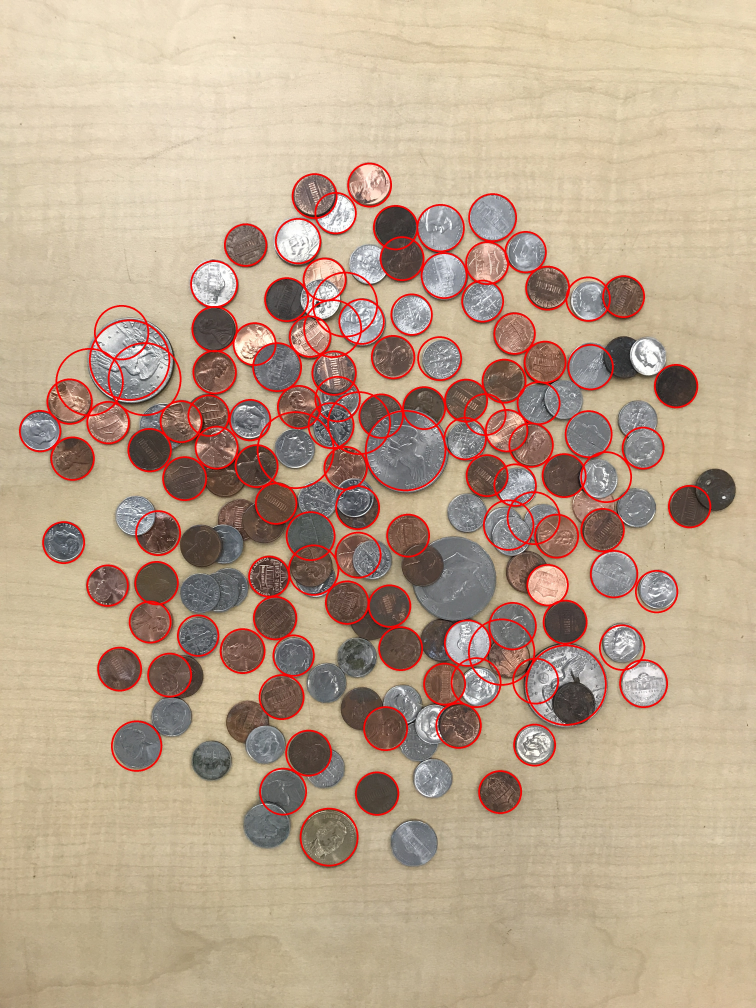
//> input picture l071/imageCircles.jpg, 3024 x 4032 px (shown at 1/4 size)
$ ./l071 imageCircles.jpg   (built with g++ and OpenCV 4)
//> lines starting //> are read from the running program, lines starting //| are printed output that depends on the picture; after the words box and inside, x2 and y2 are one past the last pixel; in counts of white or black regions, pixels touching at a corner belong together
#include <iostream>
#include <opencv2/opencv.hpp>
#include <opencv2/highgui/highgui.hpp>
#include <fstream>

using namespace std;

using namespace cv;

int main(int argc, char** argv )
{

    /*
    //next 2 lines would be to create a window and display in the window the image
    //you can uncomment them if you install openCV on your computer
    namedWindow("Display Image", WINDOW_AUTOSIZE );
    imshow("Display Image", image);
    */
    //cout << "Let's create a copy now..." << endl;

    //now lets create the grayscale image
    int types;
    int distaway, highthres, TC;
    int min_rad, max_rad;

    string grey, fin; //part one

    string FCi, FCo, FR;

    FCi = "imageCircles.jpg"; //red circles
    FCo = "imageCoins.jpg";
    min_rad = 80;
    max_rad = 130;

    TC = 23;
    types = 1;

    distaway = 140;

    highthres = 150;

    grey = "imageg.jpg";

    //string filename = "coins_easy.jpg";

    fin = "imagef.jpg";

    // -f1 myimage1.ppm -f2 myimage2.ppm -ff myimagef.ppm -TC 300 -fv myimagev.ppm -fcc myimageCC.ppm

    for (int i = 0; i < argc; ++i) {
        if (strcmp(argv[i], "-minr") == 0) {

            min_rad= stoi(argv[i + 1]);

            cout << min_rad << " ";

        }

        if (strcmp(argv[i], "-maxr") == 0) {

            max_rad = stoi(argv[i + 1]);

            cout << max_rad << " ";

        }

        if (strcmp(argv[i], "-type") == 0) {

            types = stoi(argv[i + 1]);

            cout << types<< " ";

        }

        if (strcmp(argv[i], "-fci") == 0) {

            FCi = argv[i + 1];

            cout << FCi<<  " ";

        }
        if (strcmp(argv[i], "-fco") == 0) {

            FCo = argv[i + 1];

            cout << FCo << " ";

        }

        // [7 lines of commented-out code are left out]

        if (strcmp(argv[i], "-TC") == 0) {

            TC = stoi(argv[i + 1]);

            cout << TC<< " ";

        }

        if (strcmp(argv[i], "-lt") == 0) {

            distaway = stoi(argv[i + 1]);

            cout << distaway << " ";

        }

        if (strcmp(argv[i], "-fg") == 0) {

            grey = argv[i + 1];

            cout << grey<< " ";

        }

        if (strcmp(argv[i], "-ht") == 0) {

            highthres = stoi(argv[i + 1]);

            cout << highthres << " ";

        }

        if (strcmp(argv[i], "-ff") == 0) {

            fin = argv[i + 1];

            cout << fin << " ";

        }
    }
    Mat image;
    image = imread( argv[1], 1 ); //or filename
//> image is the input picture: 4032 rows x 3024 cols, CV_8UC3; mean B, G, R 140.2, 163, 186.9
    int width = image.cols;
    int height = image.rows;
    imwrite("./copy.jpg", image);
    // Output the size of the image
    cout << "Width: " << width << " pixels" << endl;
//| Width: 3024 pixels
    cout << "Height: " << height << " pixels" << endl;
//| Height: 4032 pixels
    if ( !image.data )
    {
        printf("No image data \n");
        return -1;
    }
    Mat gray;
    //cout << "Let's create a grayscale now..." << endl;
    gray = imread( argv[1], IMREAD_GRAYSCALE );
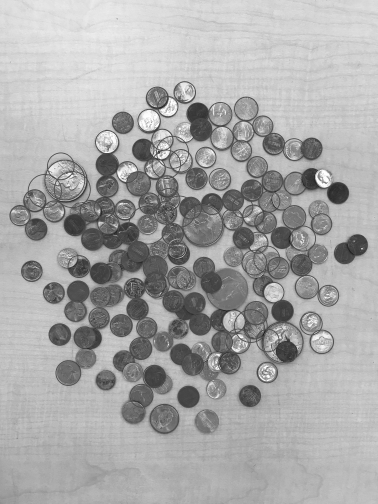
//> gray: 4032 rows x 3024 cols, CV_8UC1 (shown at 1/8 size); min 0, max 255, mean 167.6
    imwrite(grey, gray);

    vector<Vec3f> circles;
    cout << "distance each center is away and ht: " << distaway << " "<< highthres << endl;
    cout << "min and max: " << min_rad << " " << max_rad << endl;
    cout << "TC: " << TC << endl;
    GaussianBlur(gray, gray, Size(5, 5), 2, 2);
    Mat edges;
    Canny(gray, edges, highthres/2, highthres);
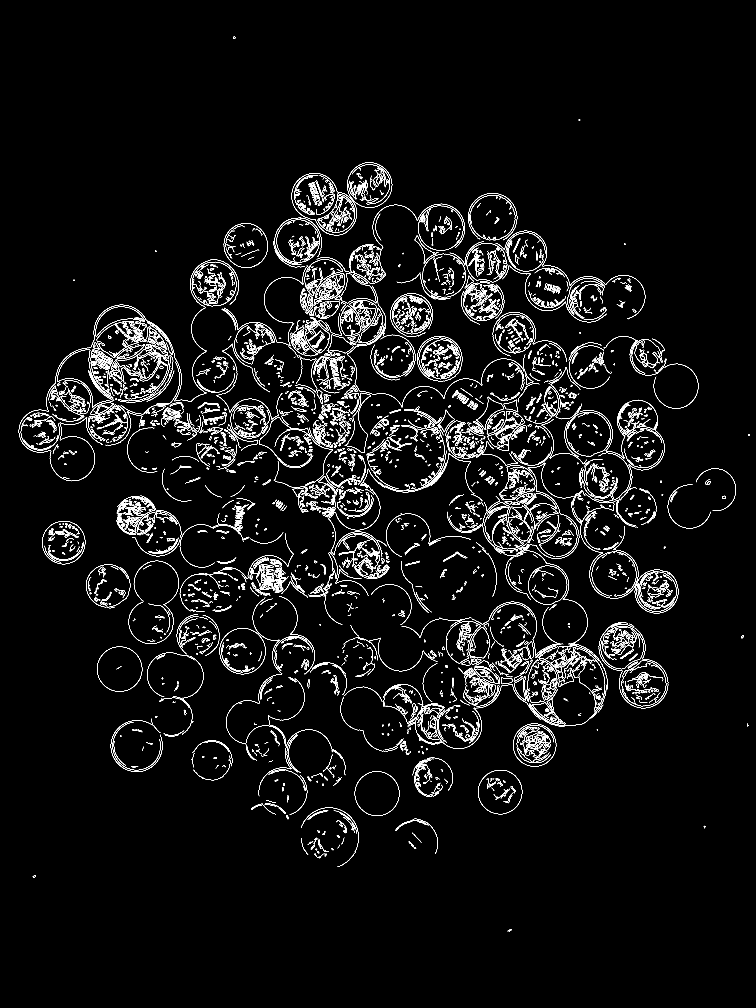
//> edges: 4032 rows x 3024 cols, CV_8UC1 (shown at 1/4 size); 2.3% white in thin lines or dots, all inside (x1, y1, x2, y2) = (75, 146, 2999, 3728)
    imwrite(fin, edges);
    HoughCircles(gray, circles, HOUGH_GRADIENT, 1, distaway, highthres, TC, min_rad, max_rad);
//> circles = 120 circles (x, y, radius), first 12: [485.5, 1330.5, 110.7], [970.5, 2604.5, 91.4], [478.5, 2676.5, 89.4], [357.5, 1528.5, 129.4], [855.5, 1135.5, 88.4], [1508.5, 3173.5, 88.7], [2015.5, 1524.5, 89.3], [1999.5, 3167.5, 87.9], [2573.5, 2733.5, 98], [2189.5, 1152.5, 89.7], [1870.5, 2572.5, 87.3], [1762.5, 911.5, 89.4]
    //cout << "the circle image is ready..." << endl;
;

//(x, y,r)
//highest is the most common radius ie penny
    int index = 0;
    int highest = 0;
    for (unsigned int a = 0; a < circles.size(); a++)
    {
        int count = 1;
        int Position = circles[a][2];
       //int radius = cvRound(circles[a][2]);
        for (unsigned int b = a + 1; b < circles.size(); b++)
        {
            if (circles[b][2] == Position)
            {
                count++;
            }
        }
        if (count >= index)
        {
            index = count;
            highest = Position;
        }
       // cout << circles[a][2] << endl;
    }
//> this loop made 120 passes
//> (Position, count, index, highest) on passes 1, 2, 3, 7, 10, 12, 16, 22: (110, 1, 1, 110), (91, 1, 1, 91), (89, 4, 4, 89), (89, 4, 4, 89), (89, 4, 4, 89), (89, 4, 4, 89), (89, 4, 4, 89), (89, 4, 4, 89)
//> after the loop, index = 4; highest = 89
    cout << "mode: " << highest << " "<< index << endl; //penny's radius
//| mode: 89 4
    for(int i = 0; i<circles.size(); i++){
        Point center(cvRound(circles[i][0]), cvRound(circles[i][1]));
        double radius = circles[i][2];
        circle(image, center, cvRound(radius), Scalar(0, 0, 255), 5);
    }
//> this loop made 120 passes
//> (center, radius) on passes 1 to 8: (Point(486, 1330), 110.7), (Point(970, 2604), 91.4), (Point(478, 2676), 89.4), (Point(358, 1528), 129.4), (Point(856, 1136), 88.4), (Point(1508, 3174), 88.7), (Point(2016, 1524), 89.3), (Point(2000, 3168), 87.9)
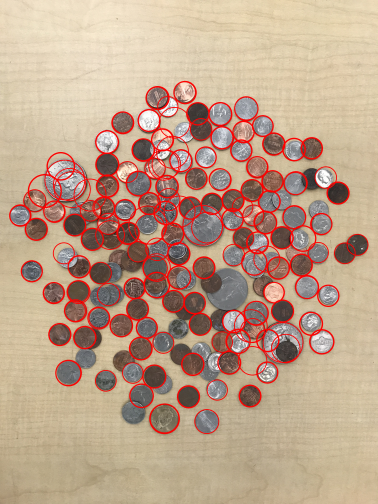
//> image: 4032 rows x 3024 cols, CV_8UC3 (shown at 1/8 size); mean B, G, R 137.2, 159.6, 189.3
    imwrite(FCi, image);
    // [9 lines of commented-out code are left out]
    int fpenny = 0;
    int fnickel = 0;
    int fdime = 0;
    int fquarter = 0;
    int fhalf = 0;
    int fsilver = 0;
    int feisan =0;
    vector<double> type;
    if(types == 1) {
    type.push_back(1.0470);
    type.push_back(1.16);
    type.push_back(3.00);
    };
    if(types == 2) {
    type.push_back(1.0470);
    type.push_back(1.16);
    type.push_back(3.00);
    //type.push_back(1.77);
    };
    if(types ==3) {
    highest = highest +2;
    cout << highest << endl;
    type.push_back(1.09);
    type.push_back(1.45);
    type.push_back(1.6);
    //type.push_back(1.28);
    };
    for (size_t i = 0; i < circles.size(); i++)
    {
        Point center(cvRound(circles[i][0]), cvRound(circles[i][1]));
        double radius = circles[i][2];
        // Determine the denomination based on the radius
        Scalar color;
       // color = Scalar(0,0,255);
        //cout << (double)93.3/91 << endl;
        if(radius/highest < type[0]){ //penny or dime...for dime use color
            Vec3b colors = image.at<Vec3b>(center);
            //cout << (int)colors[2] << " "<< (int)colors[1] << " " << (int)colors[0] << endl;
            if(types == 3) {
                if((colors[2]> colors[1]) && (colors[2] > colors[0])) {
                    color = Scalar(0,0,255);
                    fpenny++;
                } else {
                    color = Scalar(255, 0, 0);
                    fdime++;
                }
            } else {
                color = Scalar(0,0,255);
                fpenny++;
            }
            //cout << radius << endl;
        }
        else if((radius/highest > type[0])&& (radius/highest < type[1])) {
            color = Scalar(0, 255, 255); //nickels
            if(radius < 114.21 && radius > 110){
                color = Scalar(255, 192, 203); // pink
                feisan++;
            }
            cout << radius << endl;
            fnickel++;
        } else if(radius/highest > type[1] && (radius/highest <type[2])) {
            color = Scalar(128, 0, 128); //quarter
            fquarter++;
            //cout << radius << endl;
        } else if (radius/highest > type[2]) {
            color = Scalar(0, 255, 0); // green
            fhalf++;
        }
        // [16 lines of commented-out code are left out]
        circle(image, center, cvRound(radius), color, 5);
            //}
       // }
    }
//> this loop made 120 passes
//> (center, radius, colors) on passes 2, 3, 5, 6, 7, 8, 10, 11: (Point(970, 2604), 91.4, [80, 92, 126]), (Point(478, 2676), 89.4, [96, 103, 128]), (Point(856, 1136), 88.4, [255, 253, 253]), (Point(1508, 3174), 88.7, [59, 69, 76]), (Point(2016, 1524), 89.3, [72, 85, 107]), (Point(2000, 3168), 87.9, [82, 92, 116]), (Point(2190, 1152), 89.7, [51, 59, 82]), (Point(1870, 2572), 87.3, [187, 182, 183])
//> (printed output is left out)
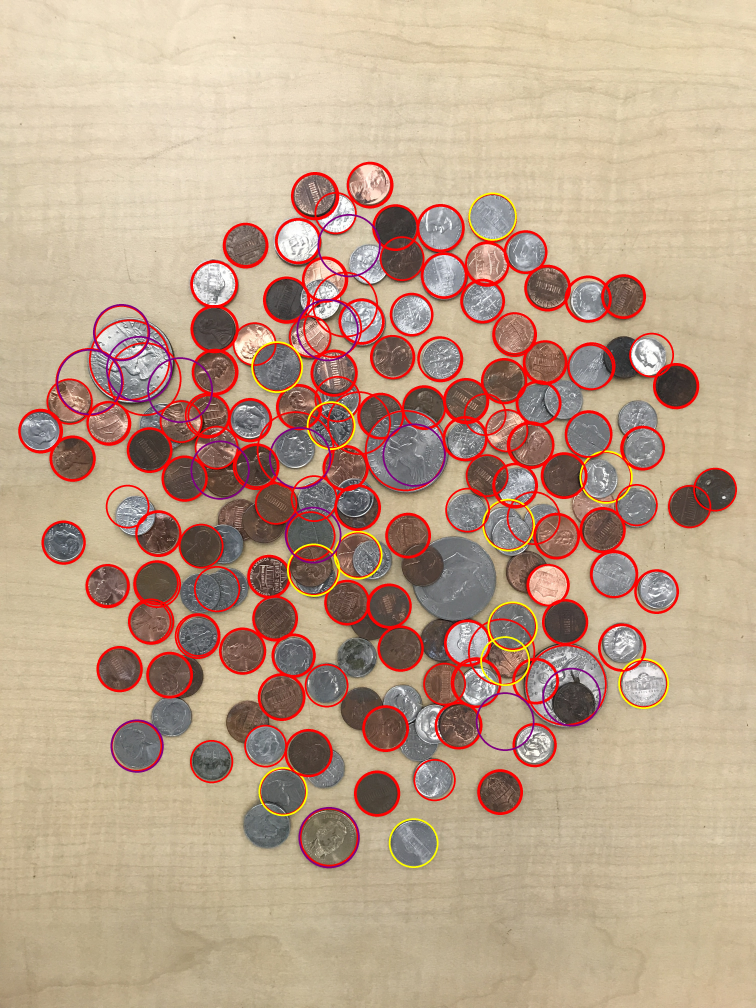
//> image: 4032 rows x 3024 cols, CV_8UC3 (shown at 1/4 size); mean B, G, R 138, 160.6, 188.6
//> after the loop, fpenny = 94; fdime = 0; feisan = 0; fnickel = 12; fquarter = 14; fhalf = 0
    // Mat edges;
    // Canny(image, edges, 120, 200);
    ofstream file("results.txt");
    file << "number of pennies: " << fpenny << endl;
    file << "number of nickels: " << fnickel << endl;
    file << "number of dimes: " << fdime << endl;
    file << "number of quarters: " << fquarter << endl;
    file << "number of half-dollars: " << fhalf << endl;
    file << "number of silver dollars: " << fsilver << endl;
    cout << "number of pennies: " << fpenny << endl;
//| number of pennies: 94
    cout << "number of nickels: " << fnickel << endl;
//| number of nickels: 12
    cout << "number of dimes: " << fdime << endl;
//| number of dimes: 0
    cout << "number of quarters: " << fquarter << endl;
//| number of quarters: 14
    cout << "number of half-dollars: " << fhalf << endl;
//| number of half-dollars: 0
    cout << "number of silver dollars: " << fsilver << endl;
    if(types==3) {
        file << "number of eisan dollars: " << feisan << endl;
        cout << "number of eisan dollars: " << feisan << endl;
    }
    double total = fpenny * 0.01 + fnickel * 0.05 + fdime * .1 + fquarter *.25 + fhalf *.5;
//> total = 5.04
    file << "the total: $" << total << endl;
    cout << "the total: $" << total << endl;
//| the total: $5.04
    file.close();
    //imshow("Coin Detection", image);
    imwrite(FCo, image);
    waitKey(0);

    return 0;
}

$ run again, with l071/coins_easy.jpg copied over l071/imageCircles.jpg
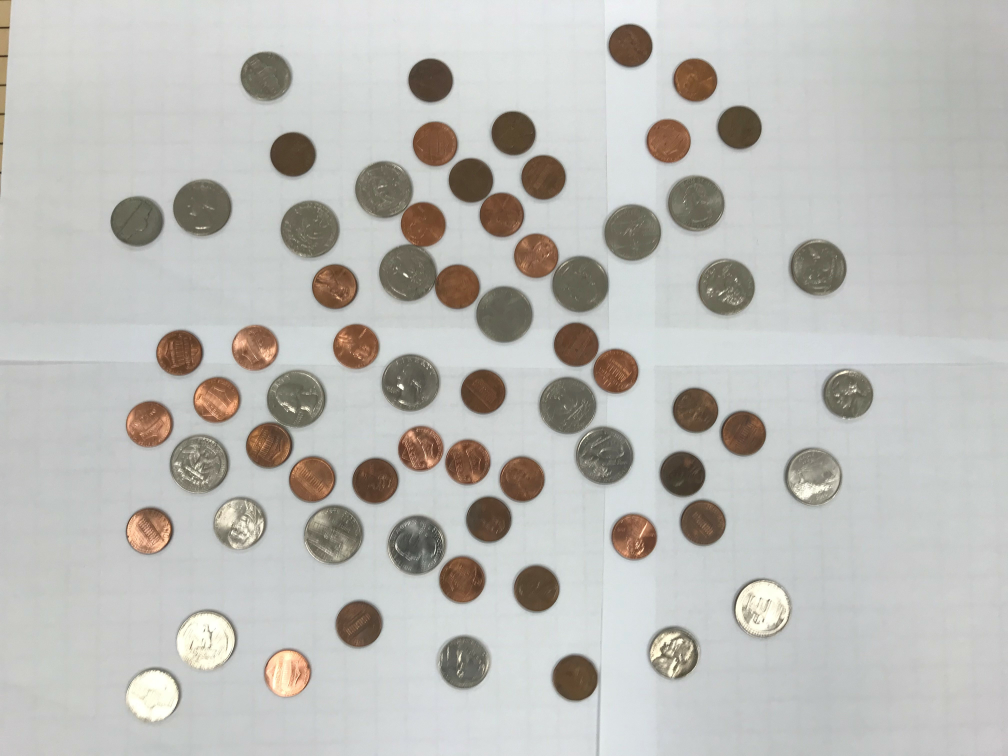
//> input picture l071/coins_easy.jpg, 4032 x 3024 px (shown at 1/4 size)
//> image is the input picture: 3024 rows x 4032 cols, CV_8UC3; mean B, G, R 184.3, 188.2, 188.7
//| Width: 4032 pixels
//| Height: 3024 pixels
//> `Canny(gray, edges, highthres/2, highthres);`:
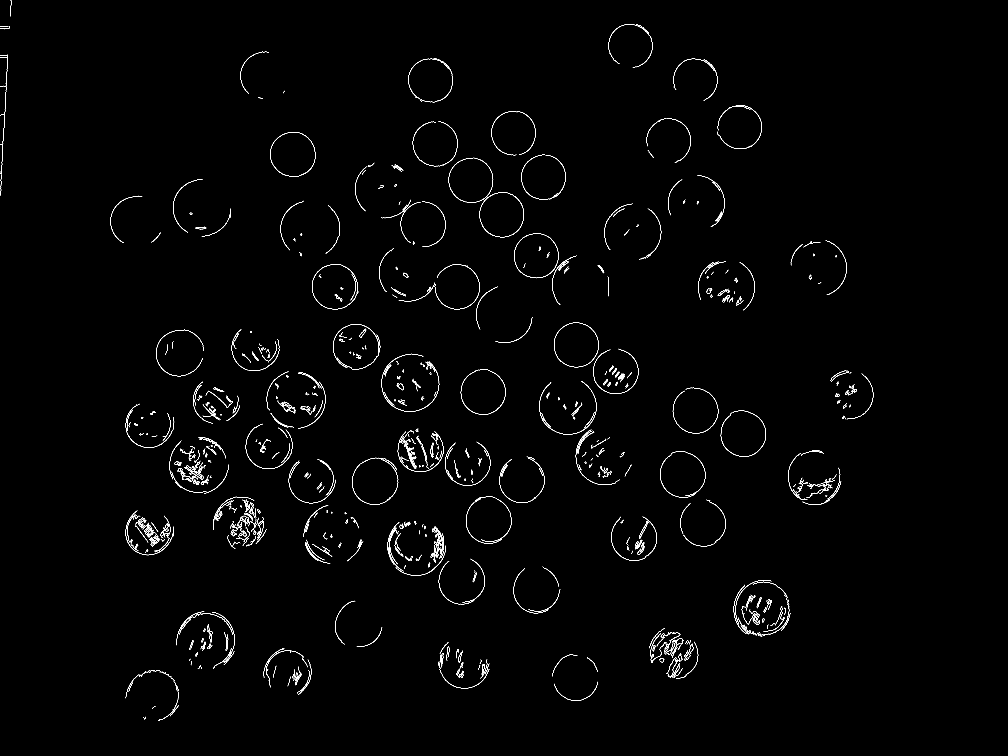
//> edges: 3024 rows x 4032 cols, CV_8UC1 (shown at 1/4 size); 0.61% white in thin lines or dots, all inside (x1, y1, x2, y2) = (0, 0, 3494, 2884)
//> circles = 68 circles (x, y, radius), first 12: [1932.5, 1568.5, 88.9], [1883.5, 721.5, 88.7], [2006.5, 859.5, 88.3], [2782.5, 1643.5, 89.5], [2462.5, 1486.5, 89.4], [2784.5, 814.5, 112.7], [2271.5, 1624.5, 112.9], [1338.5, 1147.5, 90.3], [2143.5, 1022.5, 89.5], [2973.5, 1736.5, 89.4], [2958.5, 508.5, 87.3], [1639.5, 1532.5, 114]
//> the loop `for (unsigned int a = 0; a < circles.size(); a++)` made 68 passes
//> (Position, count, index, highest) on passes 1 to 8: (88, 1, 1, 88), (88, 1, 1, 88), (88, 1, 1, 88), (89, 1, 1, 89), (89, 1, 1, 89), (112, 2, 2, 112), (112, 2, 2, 112), (90, 3, 3, 90)
//> after the loop `for (unsigned int a = 0; a < circles.size(); a++)`: index = 3; highest = 90
//| mode: 90 3
//> the loop `for(int i = 0; i<circles.size(); i++)` made 68 passes
//> (center, radius) on passes 1 to 8: (Point(1932, 1568), 88.9), (Point(1884, 722), 88.7), (Point(2006, 860), 88.3), (Point(2782, 1644), 89.5), (Point(2462, 1486), 89.4), (Point(2784, 814), 112.7), (Point(2272, 1624), 112.9), (Point(1338, 1148), 90.3)
//> the loop `for (size_t i = 0; i < circles.size(); i++)` made 68 passes
//> (center, radius, colors) on passes 1, 2, 3, 4, 5, 8, 9, 10: (Point(1932, 1568), 88.9, [50, 70, 101]), (Point(1884, 722), 88.7, [45, 64, 79]), (Point(2006, 860), 88.3, [50, 70, 105]), (Point(2782, 1644), 89.5, [56, 77, 98]), (Point(2462, 1486), 89.4, [48, 73, 117]), (Point(1338, 1148), 90.3, [59, 81, 122]), (Point(2144, 1022), 89.5, [72, 96, 138]), (Point(2974, 1736), 89.4, [65, 79, 107])
//> (printed output is left out)
//> after the loop `for (size_t i = 0; i < circles.size(); i++)`:
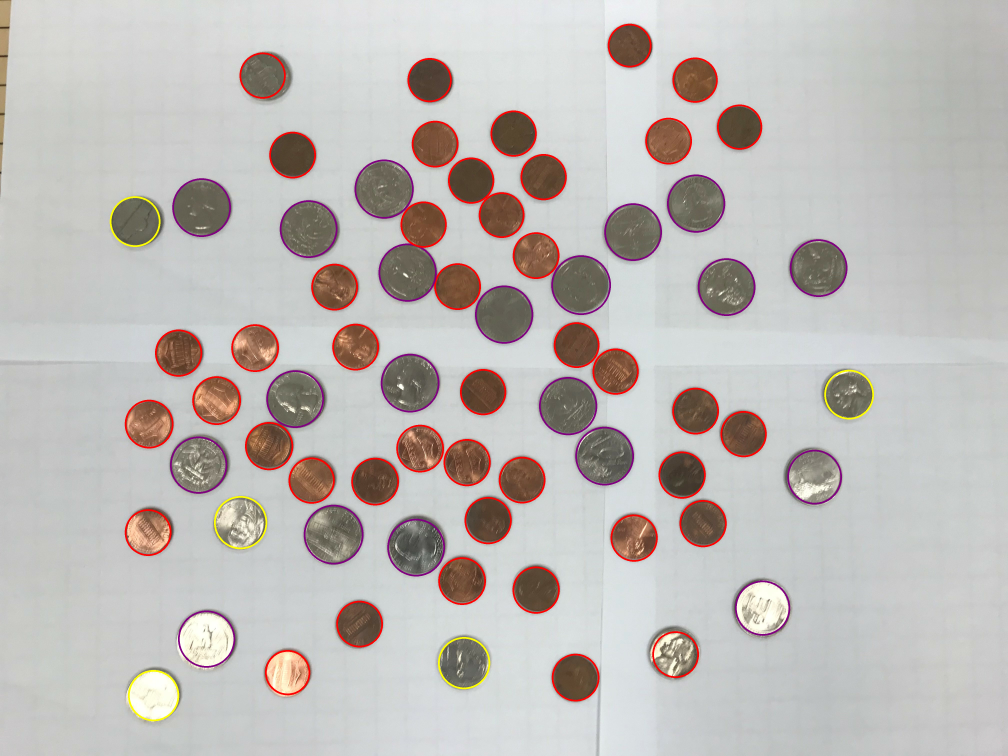
//> image: 3024 rows x 4032 cols, CV_8UC3 (shown at 1/4 size); mean B, G, R 182.4, 185.4, 190.4
//> after the loop `for (size_t i = 0; i < circles.size(); i++)`: fpenny = 43; fdime = 0; fnickel = 5; fquarter = 20; fhalf = 0
//| number of pennies: 43
//| number of nickels: 5
//| number of dimes: 0
//| number of quarters: 20
//| number of half-dollars: 0
//> total = 5.68
//| the total: $5.68
